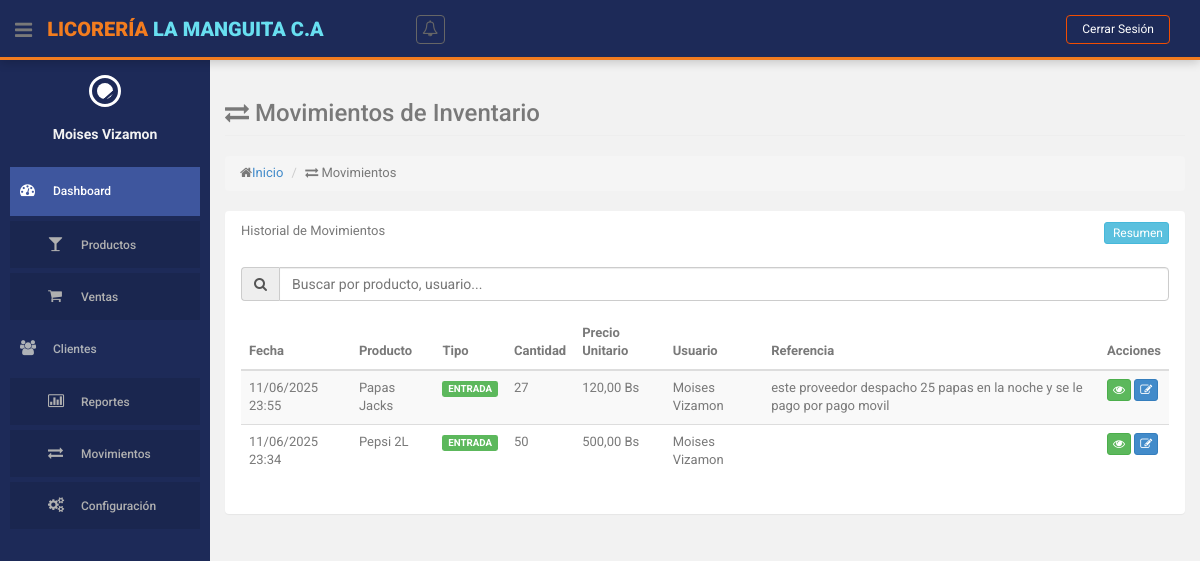
Before: /index.php?action=movimientos-inventario (signed in) with the older database file.
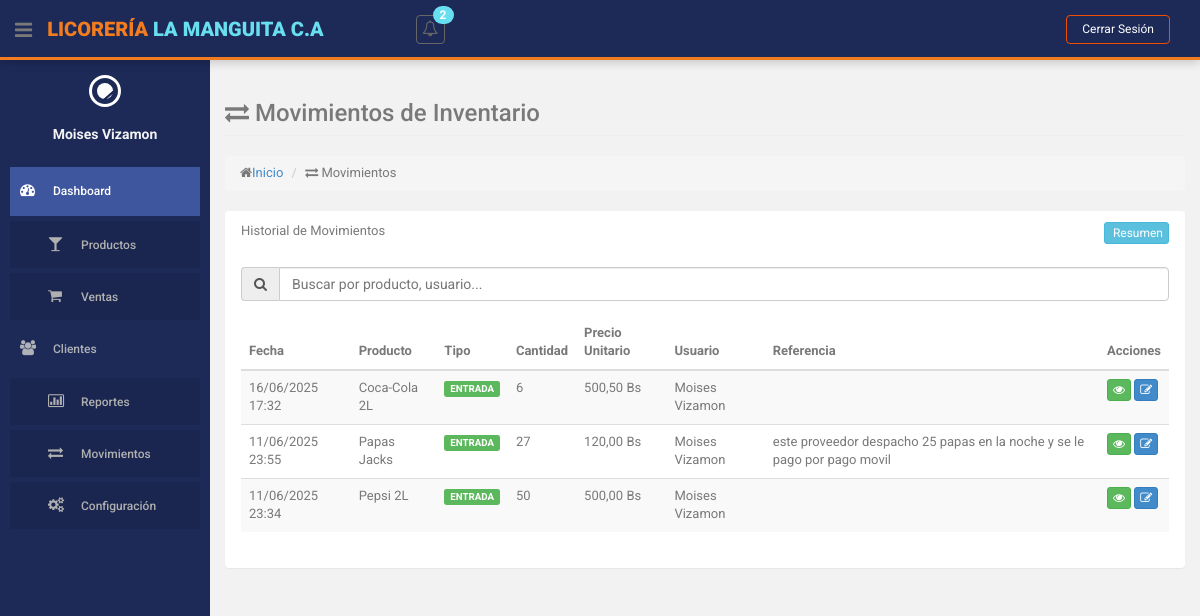
After: the same page with the newer database file.
### tables this page shows
CREATE TABLE `movimientos_inventario` (
  `id` int(11) NOT NULL,
  `id_producto` int(10) NOT NULL,
  `tipo_movimiento` enum('ENTRADA','SALIDA','AJUSTE') NOT NULL,
  `cantidad` int(11) NOT NULL,
  `precio_unitario` decimal(10,2) DEFAULT NULL,
  `id_referencia` int(11) DEFAULT NULL COMMENT 'ID de la tabla referencia (venta, compra, etc)',
  `tipo_referencia` varchar(50) DEFAULT NULL COMMENT 'Tipo de referencia (VENTA, COMPRA, etc)',
  `fecha_movimiento` datetime NOT NULL DEFAULT current_timestamp(),
  `id_usuario` int(10) NOT NULL,
  `observaciones` varchar(255) DEFAULT NULL
);

CREATE TABLE `producto` (
  `id` int(10) NOT NULL,
  `descripcion` varchar(255) NOT NULL,
  `cantidad` int(255) NOT NULL,
  `precio` decimal(10,2) NOT NULL,
  `id_categoria` int(11) NOT NULL,
  `id_estatus` int(11) NOT NULL
);

### controllers/MovimientoInventarioController.php (called while the page is built, shortened)
<?php
class MovimientoInventarioController
{
    private $model;
    public function __construct()
    {
        require_once ROOT_PATH . 'models/MovimientoInventarioModel.php';
        $this->model = new MovimientoInventarioModel();
    }
    public function index()
    {
        $movimientos = $this->model->obtenerTodosMovimientos();
        $this->loadView('movimientos_inventario/index', ['movimientos' => $movimientos]);
    }
    private function loadView($view, $data = [])
    {
        extract($data);
        require ROOT_PATH . 'views/layouts/header.php';
        require ROOT_PATH . 'views/' . $view . '.php';
        require ROOT_PATH . 'views/layouts/footer.php';
    }
}

### models/MovimientoInventarioModel.php (called while the page is built, shortened)
<?php
class MovimientoInventarioModel
{
    private $db;
    public function __construct()
    {
        require_once ROOT_PATH . 'config/database.php';
        $database = new Database();
        $this->db = $database->getConnection();
    }
    public function obtenerTodosMovimientos()
    {
        $query = "SELECT mi.*,
                  p.descripcion as producto,
                  CONCAT(u.nombres, ' ', u.apellidos) as usuario,
                  CASE
                    WHEN mi.tipo_referencia = 'VENTA' THEN CONCAT('Venta #', mi.id_referencia)
                    WHEN mi.tipo_referencia = 'COMPRA' THEN CONCAT('Compra #', mi.id_referencia)
                    ELSE mi.observaciones
                  END as referencia
                  FROM movimientos_inventario mi
                  JOIN producto p ON mi.id_producto = p.id
                  JOIN usuarios u ON mi.id_usuario = u.id
                  ORDER BY mi.fecha_movimiento DESC";
        $stmt = $this->db->prepare($query);
        $stmt->execute();
        return $stmt->fetchAll(PDO::FETCH_ASSOC);
    }
}

### config/database.php (called while the page is built, shortened)
<?php
class Database {
    private $host = 'localhost';
    private $db_name = 'licoreria';
    private $username = 'root';
    private $password = '';
    public function getConnection() {
        $this->conn = null;
        try {
            $this->conn = new PDO(
                "mysql:host=" . $this->host . ";dbname=" . $this->db_name,
                $this->username,
                $this->password
            );
            $this->conn->exec("set names utf8");
            $this->conn->setAttribute(PDO::ATTR_ERRMODE, PDO::ERRMODE_EXCEPTION);
        } catch(PDOException $exception) {
            echo "Error de conexión: " . $exception->getMessage();
        }
        return $this->conn;
    }
}
?>

### models/StockLimiteModel.php (called while the page is built, shortened)
<?php
class StockLimiteModel
{
    private $db;
    public function __construct()
    {
        require_once ROOT_PATH . 'config/database.php';
        $database = new Database();
        $this->db = $database->getConnection();
    }
    public function obtenerProductosConStockBajo()
    {
        $query = "SELECT p.id, p.descripcion, p.cantidad, sl.stock_minimo
                  FROM producto p
                  JOIN stock_limites sl ON p.id = sl.id_producto
                  WHERE p.cantidad <= sl.stock_minimo AND p.id_estatus = 1
                  ORDER BY p.descripcion";
        $stmt = $this->db->prepare($query);
        $stmt->execute();
        return $stmt->fetchAll(PDO::FETCH_ASSOC);
    }
    public function obtenerProductosConStockAlto()
    {
        $query = "SELECT p.id, p.descripcion, p.cantidad, sl.stock_maximo
                  FROM producto p
                  JOIN stock_limites sl ON p.id = sl.id_producto
                  WHERE p.cantidad >= sl.stock_maximo AND p.id_estatus = 1
                  ORDER BY p.descripcion";
        $stmt = $this->db->prepare($query);
        $stmt->execute();
        return $stmt->fetchAll(PDO::FETCH_ASSOC);
    }
}

### helpers/notifications.php (called while the page is built)
<?php
function obtenerNotificacionesStock() {
    require_once ROOT_PATH . 'models/StockLimiteModel.php';
    $stockModel = new StockLimiteModel();
    $stockBajo = $stockModel->obtenerProductosConStockBajo();
    $stockAlto = $stockModel->obtenerProductosConStockAlto();
    $notificaciones = [];
    $total = count($stockBajo) + count($stockAlto);
    if (!empty($stockBajo)) {
        $notificaciones[] = [
            'tipo' => 'danger',
            'icono' => 'bolt',
            'mensaje' => 'Stock bajo en '.count($stockBajo).' producto(s)',
            'url' => BASE_URL.'index.php?action=gestion-stock&method=alertas',
            'tiempo' => 'Reciente'
        ];
    }
    if (!empty($stockAlto)) {
        $notificaciones[] = [
            'tipo' => 'warning',
            'icono' => 'exclamation-triangle',
            'mensaje' => 'Stock alto en '.count($stockAlto).' producto(s)',
            'url' => BASE_URL.'index.php?action=gestion-stock&method=alertas',
            'tiempo' => 'Reciente'
        ];
    }
    return [
        'total' => $total,
        'notificaciones' => $notificaciones,
        'hayAlertas' => $total > 0
    ];
}

### views/movimientos_inventario/index.php (the view, shortened to what the changed rows need)
<section id="main-content">
    <section class="wrapper">
        <div class="row">
            <div class="col-lg-12">
                <section class="panel">
                    <div class="panel-body">
                        <table id="tablaMovimientos" class="table table-striped table-advance table-hover">
                            <thead>
                                <tr>
                                    <th>Fecha</th>
                                    <th>Producto</th>
                                    <th>Tipo</th>
                                    <th>Cantidad</th>
                                    <th>Precio Unitario</th>
                                    <th>Usuario</th>
                                    <th>Referencia</th>
                                    <th>Acciones</th>
                                </tr>
                            </thead>
                            <tbody>
                                <?php foreach ($movimientos as $movimiento): ?>
                                    <tr>
                                        <td><?= date('d/m/Y H:i', strtotime($movimiento['fecha_movimiento'])); ?></td>
                                        <td><?= htmlspecialchars($movimiento['producto']); ?></td>
                                        <td>
                                            <span class="label label-<?= $movimiento['tipo_movimiento'] == 'ENTRADA' ? 'success' : ($movimiento['tipo_movimiento'] == 'SALIDA' ? 'danger' : 'warning'); ?>">
                                                <?= $movimiento['tipo_movimiento']; ?>
                                            </span>
                                        </td>
                                        <td><?= $movimiento['cantidad']; ?></td>
                                        <td><?= number_format($movimiento['precio_unitario'], 2, ',', '.'); ?> Bs</td>
                                        <td><?= $movimiento['usuario']; ?></td>
                                        <td><?= $movimiento['referencia'] ?? 'N/A'; ?></td>
                                        <td>
                                            <a href="<?= BASE_URL ?>index.php?action=movimientos-inventario&method=mostrar&id=<?= $movimiento['id']; ?>"
                                                class="btn btn-success btn-xs" title="Ver Detalles">
                                                <i class="fa fa-eye"></i>
                                            </a>
                                            <a href="<?= BASE_URL ?>index.php?action=movimientos-inventario&method=editar&id=<?= $movimiento['id'] ?>"
                                               class="btn btn-primary btn-xs" title="Editar">
                                                <i class="fa fa-edit"></i>
                                            </a>
                                        </td>
                                    </tr>
                                <?php endforeach; ?>
                            </tbody>
                        </table>
                    </div>
                </section>
            </div>
        </div>
    </section>
</section>

### views/layouts/header.php (shortened to what the changed rows need)
<!DOCTYPE html>
<html lang="es">
<head>
    <link href="<?php echo BASE_URL; ?>assets/css/bootstrap.css" rel="stylesheet">
    <link href="<?php echo BASE_URL; ?>assets/font-awesome/css/font-awesome.css" rel="stylesheet">
    <link rel="stylesheet" type="text/css" href="<?php echo BASE_URL; ?>assets/css/zabuto_calendar.css">
    <link rel="stylesheet" type="text/css" href="<?php echo BASE_URL; ?>assets/js/gritter/css/jquery.gritter.css">
    <link rel="stylesheet" type="text/css" href="<?php echo BASE_URL; ?>assets/lineicons/style.css">
    <link href="<?php echo BASE_URL; ?>assets/css/style.css" rel="stylesheet">
    <link href="<?php echo BASE_URL; ?>assets/css/style-responsive.css" rel="stylesheet">
    <link rel="stylesheet" type="text/css" href="https://cdn.datatables.net/1.11.5/css/jquery.dataTables.css">
</head>
<body>
    <section id="container">
        <header class="header black-bg">
            <div class="nav notify-row" id="top_menu">
                <ul class="nav top-menu">
                    <li class="dropdown">
                        <?php
                        $notificaciones = obtenerNotificacionesStock();
                        $totalNotificaciones = $notificaciones['total'];
                        ?>
                        <a data-toggle="dropdown" class="dropdown-toggle" href="#">
                            <i class="fa fa-bell-o"></i>
                            <?php if ($totalNotificaciones > 0): ?>
                                <span class="badge bg-theme"><?= $totalNotificaciones ?></span>
                            <?php endif; ?>
                        </a>
                    </li>
                </ul>
            </div>
        </header>

Changed rows visible on the page:
added movimientos_inventario: fecha_movimiento "16/06/2025 17:32", id_producto.descripcion "Coca-Cola 2L", tipo_movimiento "ENTRADA", cantidad "6", precio_unitario "500,50", usuario "Moises Vizamon"
Other visible differences:
$totalNotificaciones: (not shown) → "2"
